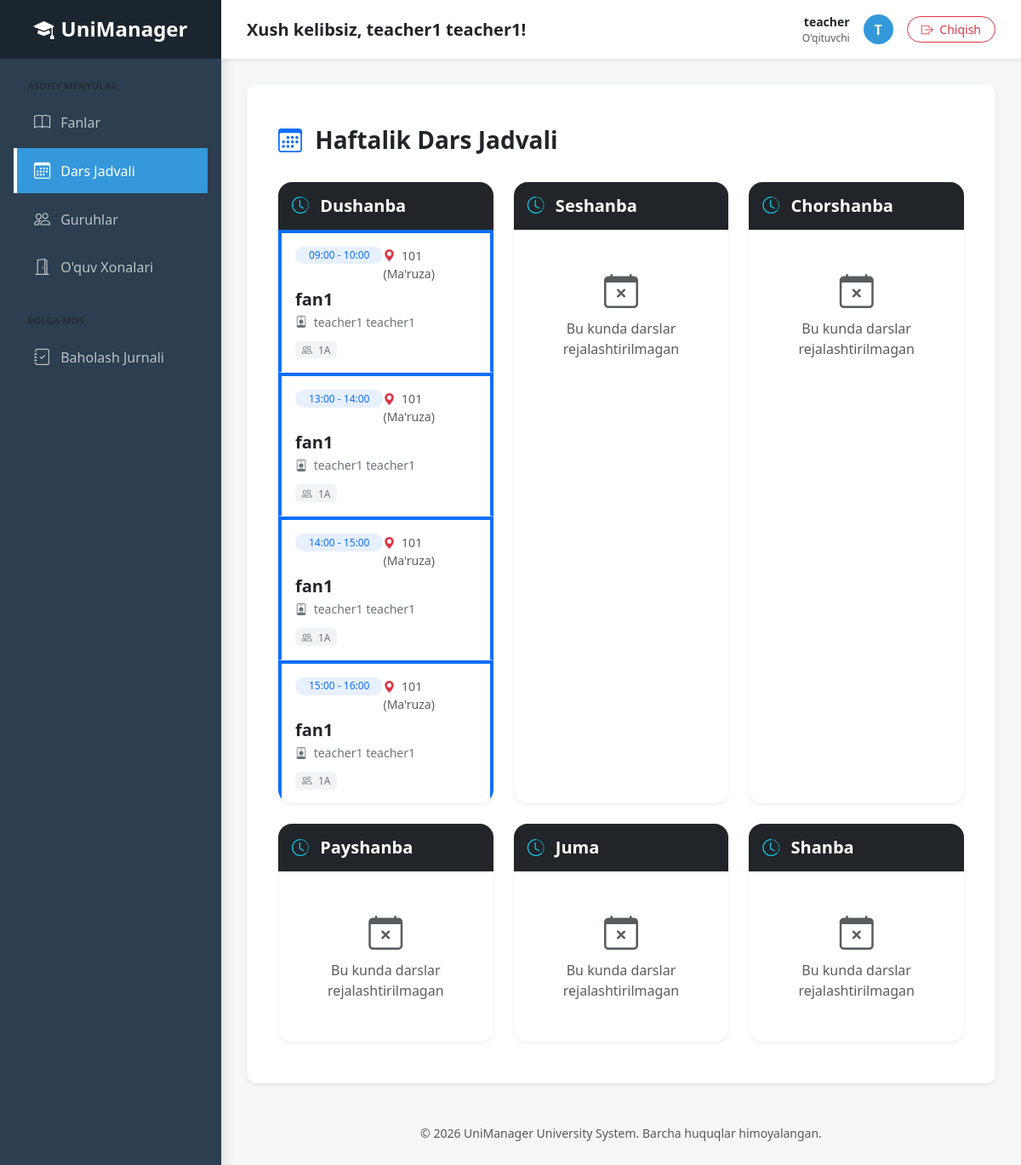
The app's page /academy/timetable/ (signed in) with its own data.
### users/models.py (models this page shows, shortened)
class User(AbstractUser):
    USER_ROLES = (
        ('admin', 'Admin'),
        ('teacher', 'O\'qituvchi'),
        ('student', 'Talaba'),
    )
    role = models.CharField(max_length=10, choices=USER_ROLES, default='admin')
    phone_number = models.CharField(max_length=15, blank=True, null=True)
    address = models.TextField(blank=True, null=True)

### academy/models.py (models this page shows, shortened)
class Timetable(models.Model):
    subject = models.ForeignKey(Subject, on_delete=models.CASCADE)
    teacher = models.ForeignKey(User, on_delete=models.CASCADE, limit_choices_to={'role': 'teacher'})
    group = models.ForeignKey('Group', on_delete=models.CASCADE, null=True)
    classroom = models.ForeignKey(Classroom, on_delete=models.SET_NULL, null=True)
    day_of_week = models.IntegerField(choices=DAYS_OF_WEEK)
    start_time = models.TimeField()
    end_time = models.TimeField()

class Classroom(models.Model):
    ROOM_TYPES = (
        ('lecture', 'Ma\'ruza'),
        ('lab', 'Laboratoriya'),
        ('practice', 'Amaliyot'),
    )
    number = models.CharField(max_length=10)
    capacity = models.PositiveIntegerField()
    room_type = models.CharField(max_length=10, choices=ROOM_TYPES)
    def __str__(self):
        return f"{self.number} ({self.get_room_type_display()})"

class Subject(models.Model):
    name = models.CharField(max_length=200)
    code = models.CharField(max_length=20, unique=True)
    credits = models.PositiveIntegerField()

class Group(models.Model):
    name = models.CharField(max_length=50, unique=True, verbose_name="Guruh nomi")
    faculty = models.CharField(max_length=100, verbose_name="Fakultet")
    course_number = models.PositiveSmallIntegerField(verbose_name="Kurs")
    teacher = models.ForeignKey(
        User,
        on_delete=models.SET_NULL,
        null=True,
        limit_choices_to={'role': 'teacher'},
        related_name='led_groups',
        verbose_name="Guruh rahbari"
    )
    subjects = models.ManyToManyField(
        'Subject', # Subject modeli shu faylda bo'lsa nomini yozish yetarli
        related_name='groups',
        verbose_name="Fanlar"
    )
    created_at = models.DateTimeField(auto_now_add=True)
    class Meta:
        verbose_name = "Guruh"
        verbose_name_plural = "Guruhlar"

### academy/views.py (the view)
# urls.py: path('timetable/', views.timetable_view, name='timetable_view'),
@login_required
def timetable_view(request):
    try:
        student = request.user.student_profile
        student_groups = student.groups.all()
        lessons = Timetable.objects.filter(
            group__in=student_groups
        ).select_related('group', 'subject', 'teacher', 'classroom').distinct().order_by('day_of_week', 'start_time')
        print(f"DEBUG: Talaba {request.user.username} uchun {lessons.count()} ta dars topildi.")
    except (AttributeError, Student.DoesNotExist):
        lessons = Timetable.objects.select_related('group', 'subject', 'teacher', 'classroom').all().order_by('day_of_week', 'start_time')
        print("DEBUG: Talaba profili topilmadi, barcha darslar ko'rsatilmoqda.")
    days_names = {
        1: 'Dushanba', 2: 'Seshanba', 3: 'Chorshanba',
        4: 'Payshanba', 5: 'Juma', 6: 'Shanba'
    }
    schedule = {name: [] for name in days_names.values()}
    for lesson in lessons:
        day_name = days_names.get(lesson.day_of_week)
        if day_name:
            schedule[day_name].append(lesson)
    return render(request, 'academy/timetable.html', {'schedule': schedule})

### academy/templates/academy/timetable.html (shortened to what this page needs)
{% extends 'base.html' %}
{% block content %}
<div class="container-fluid py-4">
    <div class="d-flex justify-content-between align-items-center mb-4">
        <h3 class="fw-bold text-dark">
            <i class="bi bi-calendar3 text-primary me-2"></i> Haftalik Dars Jadvali
        </h3>
    </div>
    <div class="row g-4">
        {% for day_name, lessons in schedule.items %}
        <div class="col-12 col-md-6 col-xl-4">
            <div class="card h-100 border-0 shadow-sm overflow-hidden rounded-4">
                <div class="card-header bg-dark py-3 border-0">
                    <h5 class="mb-0 text-white fw-bold">
                        <i class="bi bi-clock-history me-2 text-info"></i> {{ day_name }}
                    </h5>
                </div>
                <div class="card-body p-0">
                    <ul class="list-group list-group-flush">
                        {% for lesson in lessons %}
                        <li class="list-group-item p-3 border-start border-4 border-primary position-relative">
                            <div class="d-flex justify-content-between align-items-start mb-2">
                                <span class="badge bg-primary-subtle text-primary rounded-pill px-3">
                                    {{ lesson.start_time|time:"H:i" }} - {{ lesson.end_time|time:"H:i" }}
                                </span>
                                <span class="text-muted small fw-medium">
                                    <i class="bi bi-geo-alt-fill text-danger me-1"></i> {{ lesson.classroom.name|default:lesson.classroom }}
                                </span>
                            </div>
                            <h6 class="fw-bold text-dark mb-1 fs-5">{{ lesson.subject.name }}</h6>
                            <div class="d-flex flex-column gap-1">
                                <small class="text-secondary">
                                    <i class="bi bi-person-badge me-1"></i>
                                    {{ lesson.teacher.get_full_name|default:lesson.teacher.username }}
                                </small>
                                <div class="mt-2 d-flex justify-content-between align-items-center">
                                    {% if lesson.group %}
                                    <span class="badge bg-secondary-subtle text-secondary small fw-normal">
                                        <i class="bi bi-people me-1"></i> {{ lesson.group.name }}
                                    </span>
                                    {% else %}
                                    <span class="badge bg-danger-subtle text-danger small fw-normal">
                                        <i class="bi bi-exclamation-circle me-1"></i> Guruh belgilanmagan
                                    </span>
                                    {% endif %}
                                </div>
                            </div>
                        </li>
                        {% empty %}
                        <li class="list-group-item text-center py-5">
                            <i class="bi bi-calendar-x text-muted display-6 d-block mb-2"></i>
                            <p class="text-muted mb-0 fw-medium">Bu kunda darslar rejalashtirilmagan</p>
                        </li>
                        {% endfor %}
                    </ul>
                </div>
            </div>
        </div>
        {% endfor %}
    </div>
</div>
{% endblock %}

### templates/base.html (shortened to what this page needs)
<!DOCTYPE html>
<html lang="uz">
<head>
    <link href="https://cdn.jsdelivr.net/npm/bootstrap@5.3.0/dist/css/bootstrap.min.css" rel="stylesheet">
    <link rel="stylesheet" href="https://cdn.jsdelivr.net/npm/bootstrap-icons@1.11.0/font/bootstrap-icons.css">
</head>
<body>
    <div class="d-flex">
        {% if user.is_authenticated %}
        <div id="sidebar" class="shadow">
            <div class="logo-section mb-4">
                <h4 class="mb-0 fw-bold"><i class="bi bi-mortarboard-fill me-2"></i>UniManager</h4>
            </div>
            <div class="px-3">
                <p class="text-uppercase small fw-bold text-muted mb-2 ps-3" style="font-size: 0.7rem;">Asosiy Menyular</p>
                <ul class="nav flex-column">
                    <li class="nav-item">
                        <a href="{% url 'subject_list' %}" class="nav-link mb-1 {% if 'subject' in request.path %}active{% endif %}">
                            <i class="bi bi-book"></i> Fanlar
                        </a>
                    </li>
                    <li class="nav-item">
                        <a href="{% url 'timetable_view' %}" class="nav-link mb-1 {% if 'timetable' in request.path %}active{% endif %}">
                            <i class="bi bi-calendar3"></i> Dars Jadvali
                        </a>
                    </li>
                    <li class="nav-item">
                        <a href="{% url 'group_list' %}" class="nav-link mb-1 {% if 'group' in request.path %}active{% endif %}">
                            <i class="bi bi-people"></i> Guruhlar
                        </a>
                    </li>
                    <li class="nav-item">
                        <a href="{% url 'classroom_list' %}" class="nav-link mb-1 {% if 'classroom' in request.path %}active{% endif %}">
                            <i class="bi bi-door-open"></i> O'quv Xonalari
                        </a>
                    </li>
                </ul>
                <p class="text-uppercase small fw-bold text-muted mt-4 mb-2 ps-3" style="font-size: 0.7rem;">Rolga Mos</p>
                <ul class="nav flex-column">
                    {% if user.role == 'admin' %}
                    <li class="nav-item">
                        <a href="{% url 'user_list' %}" class="nav-link mb-1 {% if 'user' in request.path %}active{% endif %}">
                            <i class="bi bi-person-gear"></i> Foydalanuvchilar
                        </a>
                    </li>
                    {% elif user.role == 'teacher' %}
                    <li class="nav-item">
                        <a href="{% url 'teacher_dashboard' %}" class="nav-link mb-1 {% if 'teacher' in request.path %}active{% endif %}">
                            <i class="bi bi-journal-check"></i> Baholash Jurnali
                        </a>
                    </li>
                    {% elif user.role == 'student' %}
                    <li class="nav-item">
                        <a href="{% url 'student_dashboard' %}" class="nav-link mb-1 {% if 'student' in request.path %}active{% endif %}">
                            <i class="bi bi-graph-up-arrow"></i> Mening Natijalarim
                        </a>
                    </li>
                    {% endif %}
                </ul>
            </div>
        </div>
        {% endif %}
        <div class="main-content">
            <nav class="top-navbar d-flex justify-content-between align-items-center shadow-sm">
                <div>
                    <h5 class="mb-0 text-dark fw-semibold">
                        {% if user.is_authenticated %}
                            Xush kelibsiz, {{ user.get_full_name|default:user.username }}!
                        {% else %}
                            Tizimga kirish
                        {% endif %}
                    </h5>
                </div>
                <div class="d-flex align-items-center">
                    {% if user.is_authenticated %}
                        <div class="me-3 d-none d-md-block text-end">
                            <div class="fw-bold small">{{ user.username }}</div>
                            <div class="text-muted" style="font-size: 0.75rem;">{{ user.get_role_display|default:user.role }}</div>
                        </div>
                        <div class="user-profile-img me-3">
                            {{ user.username|first|upper }}
                        </div>
                        <form action="{% url 'logout' %}" method="post" class="m-0">
                            <button type="submit" class="btn btn-outline-danger btn-sm rounded-pill px-3">
                                <i class="bi bi-box-arrow-right me-1"></i> Chiqish
                            </button>
                        </form>
                    {% else %}
                        <a href="{% url 'login' %}" class="btn btn-primary btn-sm rounded-pill px-4">Kirish</a>
                    {% endif %}
                </div>
            </nav>
            <div class="content-container">
                <div class="main-card">
                    {% block content %}
                    {% endblock %}
                </div>
                <footer class="mt-5 text-center text-muted small">
                    <p>&copy; 2026 UniManager University System. Barcha huquqlar himoyalangan.</p>
                </footer>
            </div>
        </div>
    </div>
</body>
</html>

### templates/base.html (style rules this page uses)
body { background-color: #f4f7f6; font-family: 'Segoe UI', Tahoma, Geneva, Verdana, sans-serif; }
#sidebar { min-width: 260px; max-width: 260px; min-height: 100vh; background: #2c3e50; color: white; transition: all 0.3s; }
#sidebar .logo-section { background: #1a252f; padding: 20px; text-align: center; }
#sidebar .nav-link { color: #bdc3c7; padding: 12px 20px; display: flex; align-items: center; transition: 0.2s; border-left: 4px solid transparent; }
#sidebar .nav-link.active { background: #3498db; color: white !important; border-left: 4px solid #fff; }
#sidebar .nav-link i { font-size: 1.2rem; margin-right: 12px; }
.main-content { flex: 1; min-width: 0; }
.top-navbar { background: white; padding: 15px 30px; }
.content-container { padding: 30px; }
.main-card { background: white; border-radius: 12px; border: none; box-shadow: 0 0.125rem 0.25rem rgba(0, 0, 0, 0.075); padding: 25px; }
.user-profile-img { width: 35px; height: 35px; background: #3498db; color: white; border-radius: 50%; display: inline-flex; align-items: center; justify-content: center; font-weight: bold; }

### academy/templates/academy/timetable.html (style rules this page uses)
.card { transition: transform 0.25s cubic-bezier(.4,0,.2,1), box-shadow 0.25s ease; }
.list-group-item { transition: background-color 0.2s ease; border-bottom: 1px solid #f0f2f5 !important; }
.list-group-item:last-child { border-bottom: none !important; }
.badge { font-weight: 500; }
.bg-primary-subtle { background-color: #e7f0ff !important; }
.bg-secondary-subtle { background-color: #f1f3f5 !important; }

### records on screen
User: get_full_name "teacher1 teacher1", username "teacher", role "O'qituvchi", username|first "T"
Timetable: day_name "Dushanba", start_time "09:00", end_time "10:00", classroom.name "101 (Ma'ruza)", subject.name "fan1", teacher.get_full_name "teacher1 teacher1", group.name "1A"
Timetable: start_time "13:00", end_time "14:00", classroom.name "101 (Ma'ruza)", subject.name "fan1", teacher.get_full_name "teacher1 teacher1", group.name "1A"
Timetable: start_time "14:00", end_time "15:00", classroom.name "101 (Ma'ruza)", subject.name "fan1", teacher.get_full_name "teacher1 teacher1", group.name "1A"
Timetable: start_time "15:00", end_time "16:00", classroom.name "101 (Ma'ruza)", subject.name "fan1", teacher.get_full_name "teacher1 teacher1", group.name "1A"

### other values on screen
{{ day_name }} "Seshanba" "Chorshanba" "Payshanba" "Juma" "Shanba"
